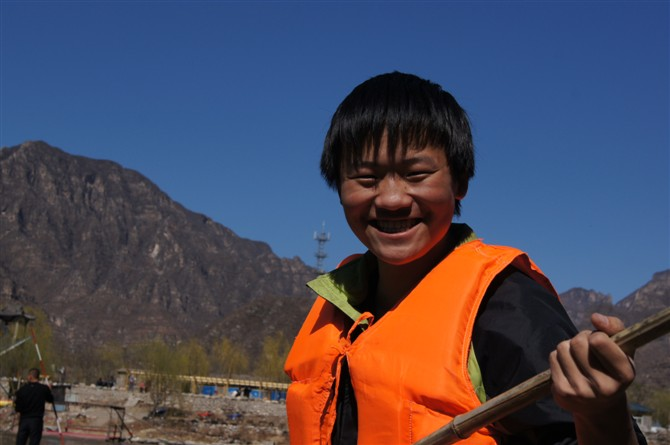
#> input picture image_processing/start/test.jpg, 670 x 445 px
$ python blog03-image04.py
#> lines starting #> are read from the running program, lines starting #| are printed output that depends on the picture
# -*- coding:utf-8 -*-
import cv2
import numpy as np

#读取图片
img = cv2.imread("test.jpg", cv2.IMREAD_UNCHANGED)
#> img is the input picture: shape (445, 670, 3); mean B, G, R 89.8, 73.3, 75.5

#定义200*100矩阵 3对应BGR
face = np.ones((200, 100, 3))

#显示原始图像
cv2.imshow("Demo", img)

#显示ROI区域
face = img[200:400, 200:300]
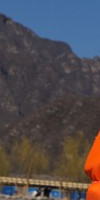
#> face: shape (200, 100, 3); mean B, G, R 80.7, 76.5, 80.8
cv2.imshow("face", face)

#等待显示
cv2.waitKey(0)
cv2.destroyAllWindows()


# [68 lines of commented-out code are left out]

$ run again, with image_processing/start/test3.jpg copied over image_processing/start/test.jpg
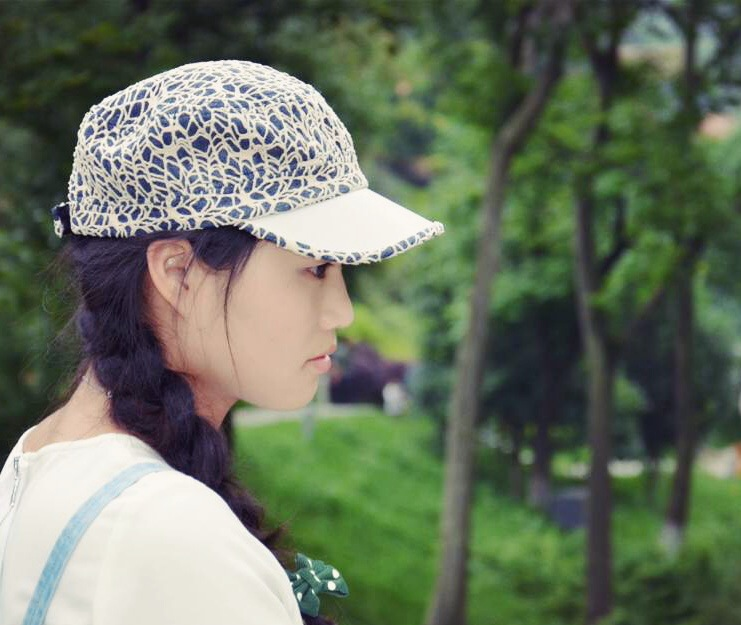
#> input picture image_processing/start/test3.jpg, 741 x 625 px
#> img is the input picture: shape (625, 741, 3); mean B, G, R 95.7, 115.3, 104.7
#> `face = img[200:400, 200:300]`:
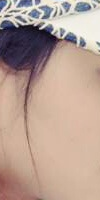
#> face: shape (200, 100, 3); mean B, G, R 147.9, 159.4, 182.9
